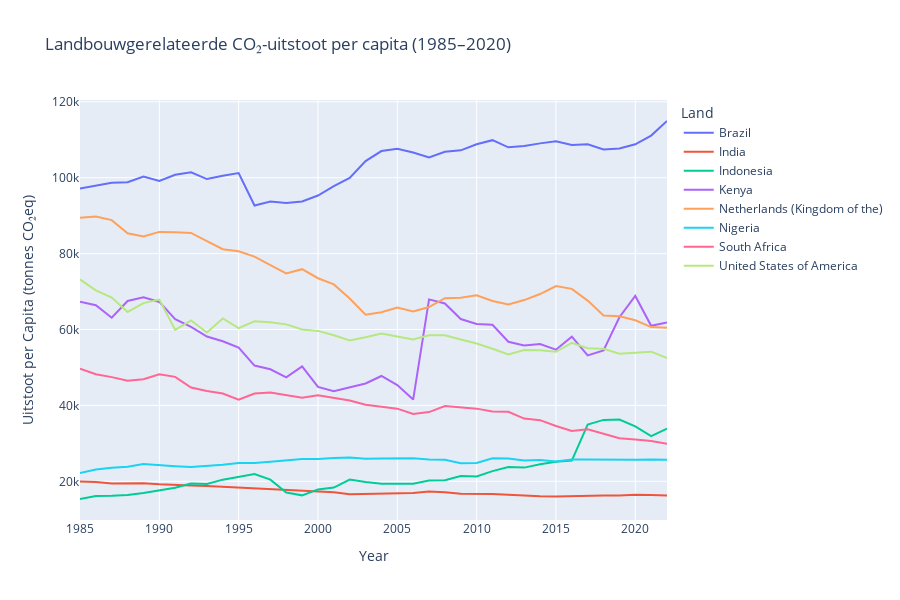

Here is the notebook cell this chart was saved with:
### Markdown cell above
De geografische ligging van een land (en de bijbehorende klimaatzones) beïnvloedt welke gewassen en dieren men produceert — en dat heeft directe impact op de landbouwgerelateerde CO₂-uitstoot per capita.

### Code cell
import pandas as pd
import plotly.express as px

emissions_crops = pd.read_csv("datasets/FAOSTAT_emissions_cropss.csv")
emissions_livestock = pd.read_csv("datasets/FAOSTAT_emissions_livestock.csv")
population = pd.read_csv("datasets/Population_E_All_Data_(Normalized).csv")

landen = [
    "Brazil", "Indonesia", "Kenya", "India",
    "Netherlands (Kingdom of the)", "Nigeria", "South Africa", "United States of America"
]

# Emissies per gewas/diergroep optellen
crops_filtered = emissions_crops[emissions_crops["Area"].isin(landen)]
livestock_filtered = emissions_livestock[emissions_livestock["Area"].isin(landen)]
emissions = pd.concat([crops_filtered, livestock_filtered])
emissions = emissions.groupby(["Area", "Year"], as_index=False)["Value"].sum()
emissions.rename(columns={"Value": "Total Emissions (kt CO2eq)"}, inplace=True)

# Bevolking
pop_filtered = population[
    (population["Area"].isin(landen)) &
    (population["Element"] == "Total Population - Both sexes")
][["Area", "Year", "Value"]].rename(columns={"Value": "Population (1000s)"})

emissions["Year"] = emissions["Year"].astype(int)
pop_filtered["Year"] = pop_filtered["Year"].astype(int)
df = emissions.merge(pop_filtered, on=["Area", "Year"], how="left")
df["Emissions per Capita (tonnes CO2eq)"] = (df["Total Emissions (kt CO2eq)"] * 1000) / (df["Population (1000s)"] * 1000)

fig = px.line(
    df[df["Year"] >= 1985],
    x="Year",
    y="Emissions per Capita (tonnes CO2eq)",
    color="Area",
    title="Landbouwgerelateerde CO₂-uitstoot per capita (1985–2020)",
    labels={"Emissions per Capita (tonnes CO2eq)": "Uitstoot per Capita (tonnes CO₂eq)", "Area": "Land"}
)

fig.update_layout(
    legend_title="Land",
    height=600
)

fig.show()

### Figure 1 — Plotly figure (JSON) as saved in the notebook; plotly's stock layout.template omitted (floating-point values rounded to 4 significant figures)
{"data": [{"hovertemplate": "Land=Brazil<br>Year=%{x}<br>Uitstoot per Capita (tonnes CO₂eq)=%{y}<extra></extra>", "legendgroup": "Brazil", "line": {"color": "#636efa", "dash": "solid"}, "marker": {"symbol": "circle"}, "mode": "lines", "name": "Brazil", "orientation": "v", "showlegend": true, "type": "scatter", "x": [1985, 1986, 1987, 1988, 1989, 1990, 1991, 1992, 1993, 1994, 1995, 1996, 1997, 1998, 1999, 2000, 2001, 2002, 2003, 2004, 2005, 2006, 2007, 2008, 2009, 2010, 2011, 2012, 2013, 2014, 2015, 2016, 2017, 2018, 2019, 2020, 2021, 2022], "xaxis": "x", "y": [97160.0, 97900.0, 98700.0, 98830.0, 100300.0, 99170.0, 100800.0, 101400.0, 99640.0, 100500.0, 101200.0, 92680.0, 93750.0, 93330.0, 93720.0, 95300.0, 97790.0, 99970.0, 104400.0, 107000.0, 107600.0, 106700.0, 105300.0, 106800.0, 107200.0, 108800.0, 109900.0, 108000.0, 108300.0, 109000.0, 109600.0, 108600.0, 108800.0, 107400.0, 107700.0, 108800.0, 111100.0, 114900.0], "yaxis": "y"}, {"hovertemplate": "Land=India<br>Year=%{x}<br>Uitstoot per Capita (tonnes CO₂eq)=%{y}<extra></extra>", "legendgroup": "India", "line": {"color": "#EF553B", "dash": "solid"}, "marker": {"symbol": "circle"}, "mode": "lines", "name": "India", "orientation": "v", "showlegend": true, "type": "scatter", "x": [1985, 1986, 1987, 1988, 1989, 1990, 1991, 1992, 1993, 1994, 1995, 1996, 1997, 1998, 1999, 2000, 2001, 2002, 2003, 2004, 2005, 2006, 2007, 2008, 2009, 2010, 2011, 2012, 2013, 2014, 2015, 2016, 2017, 2018, 2019, 2020, 2021, 2022], "xaxis": "x", "y": [19930.0, 19790.0, 19410.0, 19540.0, 19500.0, 19210.0, 18980.0, 18910.0, 18730.0, 18530.0, 18320.0, 18190.0, 18010.0, 17760.0, 17590.0, 17310.0, 17140.0, 16590.0, 16720.0, 16710.0, 16850.0, 16940.0, 17310.0, 17120.0, 16710.0, 16700.0, 16630.0, 16440.0, 16230.0, 16050.0, 16010.0, 16160.0, 16250.0, 16270.0, 16280.0, 16460.0, 16370.0, 16280.0], "yaxis": "y"}, {"hovertemplate": "Land=Indonesia<br>Year=%{x}<br>Uitstoot per Capita (tonnes CO₂eq)=%{y}<extra></extra>", "legendgroup": "Indonesia", "line": {"color": "#00cc96", "dash": "solid"}, "marker": {"symbol": "circle"}, "mode": "lines", "name": "Indonesia", "orientation": "v", "showlegend": true, "type": "scatter", "x": [1985, 1986, 1987, 1988, 1989, 1990, 1991, 1992, 1993, 1994, 1995, 1996, 1997, 1998, 1999, 2000, 2001, 2002, 2003, 2004, 2005, 2006, 2007, 2008, 2009, 2010, 2011, 2012, 2013, 2014, 2015, 2016, 2017, 2018, 2019, 2020, 2021, 2022], "xaxis": "x", "y": [15340.0, 16160.0, 16180.0, 16430.0, 16950.0, 17680.0, 18320.0, 19400.0, 19270.0, 20440.0, 21200.0, 21940.0, 20450.0, 17060.0, 16300.0, 17870.0, 18350.0, 20470.0, 19850.0, 19340.0, 19350.0, 19390.0, 20180.0, 20260.0, 21380.0, 21260.0, 22690.0, 23800.0, 23610.0, 24480.0, 25130.0, 25470.0, 34940.0, 36180.0, 36280.0, 34480.0, 31910.0, 33880.0], "yaxis": "y"}, {"hovertemplate": "Land=Kenya<br>Year=%{x}<br>Uitstoot per Capita (tonnes CO₂eq)=%{y}<extra></extra>", "legendgroup": "Kenya", "line": {"color": "#ab63fa", "dash": "solid"}, "marker": {"symbol": "circle"}, "mode": "lines", "name": "Kenya", "orientation": "v", "showlegend": true, "type": "scatter", "x": [1985, 1986, 1987, 1988, 1989, 1990, 1991, 1992, 1993, 1994, 1995, 1996, 1997, 1998, 1999, 2000, 2001, 2002, 2003, 2004, 2005, 2006, 2007, 2008, 2009, 2010, 2011, 2012, 2013, 2014, 2015, 2016, 2017, 2018, 2019, 2020, 2021, 2022], "xaxis": "x", "y": [67320.0, 66380.0, 63120.0, 67530.0, 68500.0, 67270.0, 62730.0, 60690.0, 58150.0, 56890.0, 55220.0, 50500.0, 49520.0, 47390.0, 50290.0, 44880.0, 43760.0, 44670.0, 45780.0, 47760.0, 45350.0, 41530.0, 67940.0, 66850.0, 62770.0, 61460.0, 61260.0, 56780.0, 55820.0, 56180.0, 54690.0, 58130.0, 53190.0, 54480.0, 63240.0, 68850.0, 60990.0, 61840.0], "yaxis": "y"}, {"hovertemplate": "Land=Netherlands (Kingdom of the)<br>Year=%{x}<br>Uitstoot per Capita (tonnes CO₂eq)=%{y}<extra></extra>", "legendgroup": "Netherlands (Kingdom of the)", "line": {"color": "#FFA15A", "dash": "solid"}, "marker": {"symbol": "circle"}, "mode": "lines", "name": "Netherlands (Kingdom of the)", "orientation": "v", "showlegend": true, "type": "scatter", "x": [1985, 1986, 1987, 1988, 1989, 1990, 1991, 1992, 1993, 1994, 1995, 1996, 1997, 1998, 1999, 2000, 2001, 2002, 2003, 2004, 2005, 2006, 2007, 2008, 2009, 2010, 2011, 2012, 2013, 2014, 2015, 2016, 2017, 2018, 2019, 2020, 2021, 2022], "xaxis": "x", "y": [89430.0, 89770.0, 88820.0, 85370.0, 84520.0, 85720.0, 85610.0, 85450.0, 83320.0, 81170.0, 80610.0, 79200.0, 76990.0, 74770.0, 75900.0, 73510.0, 71890.0, 68150.0, 63880.0, 64550.0, 65790.0, 64770.0, 65920.0, 68240.0, 68400.0, 69000.0, 67530.0, 66610.0, 67760.0, 69350.0, 71440.0, 70710.0, 67630.0, 63690.0, 63470.0, 62450.0, 60640.0, 60470.0], "yaxis": "y"}, {"hovertemplate": "Land=Nigeria<br>Year=%{x}<br>Uitstoot per Capita (tonnes CO₂eq)=%{y}<extra></extra>", "legendgroup": "Nigeria", "line": {"color": "#19d3f3", "dash": "solid"}, "marker": {"symbol": "circle"}, "mode": "lines", "name": "Nigeria", "orientation": "v", "showlegend": true, "type": "scatter", "x": [1985, 1986, 1987, 1988, 1989, 1990, 1991, 1992, 1993, 1994, 1995, 1996, 1997, 1998, 1999, 2000, 2001, 2002, 2003, 2004, 2005, 2006, 2007, 2008, 2009, 2010, 2011, 2012, 2013, 2014, 2015, 2016, 2017, 2018, 2019, 2020, 2021, 2022], "xaxis": "x", "y": [22180.0, 23130.0, 23560.0, 23840.0, 24550.0, 24190.0, 23960.0, 23740.0, 24010.0, 24350.0, 24800.0, 24810.0, 25180.0, 25530.0, 25910.0, 25850.0, 26160.0, 26250.0, 25920.0, 26030.0, 26030.0, 26060.0, 25780.0, 25670.0, 24750.0, 24830.0, 26050.0, 26030.0, 25500.0, 25630.0, 25230.0, 25730.0, 25720.0, 25640.0, 25590.0, 25670.0, 25750.0, 25680.0], "yaxis": "y"}, {"hovertemplate": "Land=South Africa<br>Year=%{x}<br>Uitstoot per Capita (tonnes CO₂eq)=%{y}<extra></extra>", "legendgroup": "South Africa", "line": {"color": "#FF6692", "dash": "solid"}, "marker": {"symbol": "circle"}, "mode": "lines", "name": "South Africa", "orientation": "v", "showlegend": true, "type": "scatter", "x": [1985, 1986, 1987, 1988, 1989, 1990, 1991, 1992, 1993, 1994, 1995, 1996, 1997, 1998, 1999, 2000, 2001, 2002, 2003, 2004, 2005, 2006, 2007, 2008, 2009, 2010, 2011, 2012, 2013, 2014, 2015, 2016, 2017, 2018, 2019, 2020, 2021, 2022], "xaxis": "x", "y": [49680.0, 48220.0, 47460.0, 46500.0, 46920.0, 48180.0, 47520.0, 44700.0, 43800.0, 43150.0, 41490.0, 43150.0, 43380.0, 42620.0, 42010.0, 42660.0, 41970.0, 41280.0, 40170.0, 39620.0, 39140.0, 37730.0, 38240.0, 39830.0, 39470.0, 39150.0, 38400.0, 38310.0, 36540.0, 36120.0, 34560.0, 33290.0, 33730.0, 32560.0, 31370.0, 31030.0, 30630.0, 29890.0], "yaxis": "y"}, {"hovertemplate": "Land=United States of America<br>Year=%{x}<br>Uitstoot per Capita (tonnes CO₂eq)=%{y}<extra></extra>", "legendgroup": "United States of America", "line": {"color": "#B6E880", "dash": "solid"}, "marker": {"symbol": "circle"}, "mode": "lines", "name": "United States of America", "orientation": "v", "showlegend": true, "type": "scatter", "x": [1985, 1986, 1987, 1988, 1989, 1990, 1991, 1992, 1993, 1994, 1995, 1996, 1997, 1998, 1999, 2000, 2001, 2002, 2003, 2004, 2005, 2006, 2007, 2008, 2009, 2010, 2011, 2012, 2013, 2014, 2015, 2016, 2017, 2018, 2019, 2020, 2021, 2022], "xaxis": "x", "y": [73200.0, 70300.0, 68440.0, 64620.0, 66970.0, 67890.0, 59890.0, 62380.0, 59200.0, 62900.0, 60350.0, 62160.0, 61920.0, 61350.0, 60020.0, 59640.0, 58500.0, 57130.0, 57940.0, 58960.0, 58140.0, 57370.0, 58510.0, 58490.0, 57390.0, 56310.0, 54920.0, 53400.0, 54590.0, 54560.0, 54120.0, 56470.0, 55050.0, 54950.0, 53620.0, 53930.0, 54160.0, 52470.0], "yaxis": "y"}], "layout": {"height": 600, "legend": {"title": {"text": "Land"}, "tracegroupgap": 0}, "title": {"text": "Landbouwgerelateerde CO₂-uitstoot per capita (1985–2020)"}, "xaxis": {"anchor": "y", "domain": [0, 1], "title": {"text": "Year"}}, "yaxis": {"anchor": "x", "domain": [0, 1], "title": {"text": "Uitstoot per Capita (tonnes CO₂eq)"}}}}
